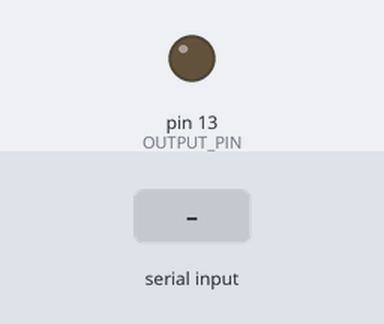
A sketch run on a simulated Arduino Uno, built with avr-gcc and run on an emulated ATmega328P. Parts: output pins drawn as LEDs (lit = HIGH). Inputs (shaded band) come from the test bench. What the sketch prints to the serial monitor is not drawn.

Above: at 1.2 s.
1.3 s: "90 45\n" received over Serial
At 2.5 s:
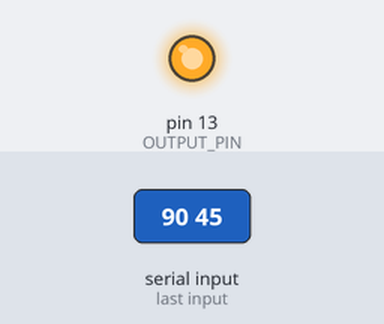
Timing chart, 0 to 10.3 s (numbered marks = the images above; inputs shaded):
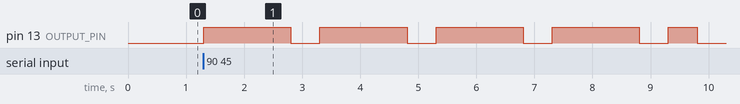

The sketch:

Project1.ino
```cpp
/*
  Project 1 - Morse Code LED or LCD System Development
  Author: Miles Gapcynski
  Class: EN.605.715.81 - Software Development for Real-Time Systems

  This program displays a user typed string as Morse code using an LED.
  The program will prompt the user for input indefinitely unless a
  sentinel signal is received (e.g. Ctrl+Z).
*/

/* Constants */
const int OUTPUT_PIN = 13;

const int ETX = 3;  // CTRL + C
const int LF = 10;
const int CR = 13;
const int SUB = 26;  // CTRL + Z

int SENTINELS[] = {ETX, SUB};

const int SERIAL_BUFFER_SIZE = 64;
const int INPUT_BUFFER_SIZE = SERIAL_BUFFER_SIZE * 10;

const int MORSE_CODE_TIME_UNIT = 500;  // Milliseconds

char * MORSE_CODE_CHAR_SEQUENCE[] = {".-",     // A
                                     "-...",   // B
                                     "-.-.",   // C
                                     "-..",    // D
                                     ".",      // E
                                     "..-.",   // F
                                     "--.",    // G
                                     "....",   // H
                                     "..",     // I
                                     ".---",   // J
                                     "-.-",    // K
                                     ".-..",   // L
                                     "--",     // M
                                     "-.",     // N
                                     "---",    // O
                                     ".--.",   // P
                                     "--.-",   // Q
                                     ".-.",    // R
                                     "...",    // S
                                     "-",      // T
                                     "..-",    // U
                                     "...-",   // V
                                     ".--",    // W
                                     "-..-",   // X
                                     "-.--",   // Y
                                     "--.."};  // Z

char * MORSE_CODE_NUM_SEQUENCE[] = {"-----",   // 0
                                    ".----",   // 1
                                    "..---",   // 2
                                    "...--",   // 3
                                    "....-",   // 4
                                    ".....",   // 5
                                    "-....",   // 6
                                    "--...",   // 7
                                    "---..",   // 8
                                    "----."};  // 9

/**
 * Initialization that gets run when you press reset or power the board
 *
 * @params None
 *
 * @return None
 */
void setup()
{
    // Initialize pins
    pinMode(OUTPUT_PIN, OUTPUT);

    // Setup up the serial connection at 9600 bits per second
    Serial.begin(9600);
}

/**
 * Retrieves and buffers user input from the serial port
 *
 * @param userInput Character buffer to store the user input data
 *
 * @return Flag denoting whether all user input has been retrieved or not
 */
bool bufferUserInput(char * userInput)
{
    static int charIndex = 0;

    while(Serial.available())
    {
        // Read a character from the serial buffer
        char serialInput = Serial.read();

        // Check to see if all user input has been retrieved or input buffer is full
        if(serialInput == LF || serialInput == CR || charIndex == INPUT_BUFFER_SIZE)
        {
            charIndex = 0;

            return true;
        }

        // Check to see if a sentinel was passed in
        int numSentinels = sizeof(SENTINELS) / sizeof(int);

        for(int i = 0; i < numSentinels; i++)
        {
            if(serialInput == SENTINELS[i])
            {
                Serial.println("Received sentinel - ending program! Reset the device to run this program again.");
                delay(2000);

                exit(0);
            }
        }

        userInput[charIndex] = serialInput;
        charIndex++;
    }

    return false;
}

/**
 * Outputs the user input as Morse code
 *
 * @param userInput Character buffer storing the user input data
 *
 * @return None
 */
void outputMorseCode(char * userInput)
{
    for(int i = 0; i < INPUT_BUFFER_SIZE; i++)
    {
        // Check to see if end of string has been reached
        if(userInput[i] == NULL)
        {
            return;
        }

        // Check to see if the character is an upper case letter
        if(userInput[i] >= 'A' && userInput[i] <= 'Z')
        {
            outputMorseCodeSequence(MORSE_CODE_CHAR_SEQUENCE[userInput[i] - 'A']);
        }
        // Check to see if the character is a lower case letter
        else if(userInput[i] >= 'a' && userInput[i] <= 'z')
        {
            outputMorseCodeSequence(MORSE_CODE_CHAR_SEQUENCE[userInput[i] - 'a']);
        }
        // Check to see if the character is a number
        else if(userInput[i] >= '0' && userInput[i] <= '9')
        {
            outputMorseCodeSequence(MORSE_CODE_NUM_SEQUENCE[userInput[i] - '0']);
        }
        // Check to see if the character is a space
        else if(userInput[i] == ' ')
        {
            // NOTE: Delay an additional 4 time units because there is a time
            //       delay of 7 time units between words and there has already
            //       been a delay of 3 time units from outputCodeSequence
            delay(MORSE_CODE_TIME_UNIT * 4);
        }
    }
}

/**
 * Outputs the Morse code sequence using the output pin
 *
 * @param codeSequence The Morse code sequence to be output
 *
 * @return None
 */
void outputMorseCodeSequence(char * codeSequence)
{
    int i = 0;

    while(codeSequence[i] != NULL)
    {
        int signalDur = MORSE_CODE_TIME_UNIT;

        if(codeSequence[i] == '-')
        {
            signalDur = MORSE_CODE_TIME_UNIT * 3;
        }

        // Set output pin to high for signal duration
        digitalWrite(OUTPUT_PIN, HIGH);
        delay(signalDur);

        // Set output pin to low for time between sequence characters
        digitalWrite(OUTPUT_PIN, LOW);
        delay(MORSE_CODE_TIME_UNIT);

        i++;
    }

    // NOTE: Delay an additional 2 time units because there is a time
    //       delay of 3 time units between characters
    delay(MORSE_CODE_TIME_UNIT * 2);
}

/**
 * Flushes the serial buffer
 *
 * @param None
 *
 * @return None
 */
void flushSerialBuffer()
{
    while(Serial.available())
    {
        Serial.read();
    }
}

/**
 * Runs indefinitely unless a sentinel signal is received
 *
 * @param None
 *
 * @return None
 */
void loop()
{
    static char userInput[INPUT_BUFFER_SIZE + 1];
    static bool needNewString = true;

    // Prompt the user to enter a string
    if(needNewString == true)
    {
        Serial.println("Please type something to output as Morse code (max " + String(INPUT_BUFFER_SIZE) + " characters).");

        memset(userInput, 0, sizeof(userInput));
        needNewString = false;
    }

    // Retrieve the user input
    if(Serial.available())
    {
        bool hasAllUserInput = bufferUserInput(userInput);

        if(hasAllUserInput)
        {
            needNewString = true;

            outputMorseCode(userInput);
            flushSerialBuffer();
        }
    }
}
```

Measured:
- after the input at 1.3 s, pin 13 (OUTPUT_PIN): goes 4 × (HIGH 1.5 s, LOW 0.50 s), HIGH 0.50 s, then LOW, starting at once
